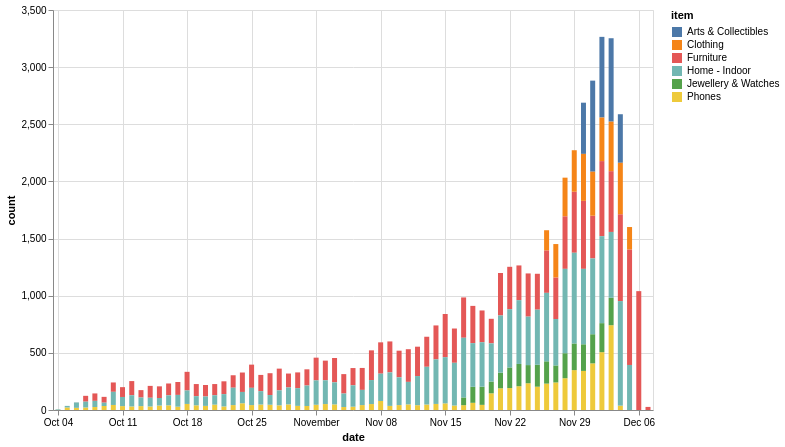

Describe this chart as a Vega-Lite specification.
### Vega-Lite specification from a JSON file in a GitHub repository (floating-point values rounded to 4 significant figures; data arrays with more than 128 entries replaced by an {"elided": "..."} marker saying what was removed)
{"config": {"view": {"continuousWidth": 400, "continuousHeight": 300}}, "data": {"name": "data-b7b4a3fc1fa7ffce18c408afe48ae1d4"}, "mark": "bar", "encoding": {"color": {"type": "nominal", "field": "item"}, "x": {"type": "temporal", "field": "date"}, "y": {"type": "quantitative", "field": "count"}}, "height": 400, "width": 600, "$schema": "https://vega.github.io/schema/vega-lite/v4.8.1.json", "datasets": {"data-b7b4a3fc1fa7ffce18c408afe48ae1d4": {"elided": "220 records"}}}
